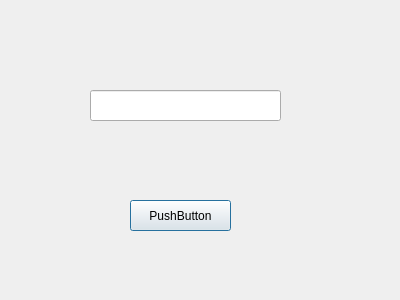
<?xml version="1.0" encoding="UTF-8"?>
<ui version="4.0">
 <class>Dialog</class>
 <widget class="QDialog" name="Dialog">
  <property name="geometry">
   <rect>
    <x>0</x>
    <y>0</y>
    <width>400</width>
    <height>300</height>
   </rect>
  </property>
  <property name="windowTitle">
   <string>Dialog</string>
  </property>
  <widget class="QLineEdit" name="lineEdit">
   <property name="geometry">
    <rect>
     <x>90</x>
     <y>90</y>
     <width>191</width>
     <height>31</height>
    </rect>
   </property>
  </widget>
  <widget class="QPushButton" name="pushButton">
   <property name="geometry">
    <rect>
     <x>130</x>
     <y>200</y>
     <width>101</width>
     <height>31</height>
    </rect>
   </property>
   <property name="text">
    <string>PushButton</string>
   </property>
  </widget>
 </widget>
 <resources/>
 <connections/>
</ui>
